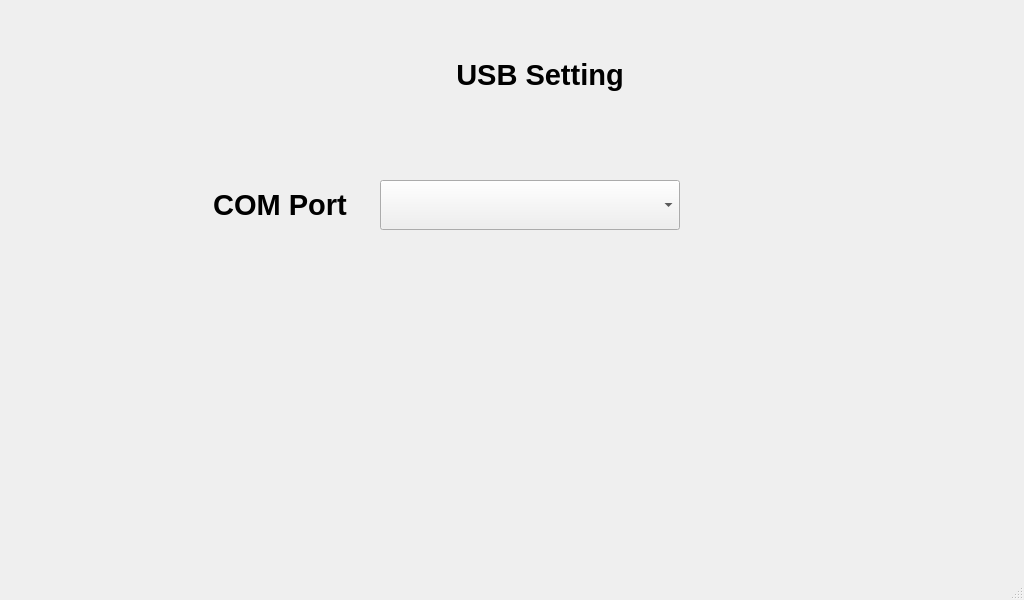
<?xml version="1.0" encoding="UTF-8"?>
<ui version="4.0">
 <class>usbsetting</class>
 <widget class="QMainWindow" name="usbsetting">
  <property name="geometry">
   <rect>
    <x>0</x>
    <y>0</y>
    <width>1024</width>
    <height>600</height>
   </rect>
  </property>
  <property name="windowTitle">
   <string>MainWindow</string>
  </property>
  <widget class="QWidget" name="centralwidget">
   <widget class="QLabel" name="label">
    <property name="geometry">
     <rect>
      <x>0</x>
      <y>0</y>
      <width>1024</width>
      <height>600</height>
     </rect>
    </property>
    <property name="text">
     <string/>
    </property>
    <property name="pixmap">
     <pixmap>pics/Standby.png</pixmap>
    </property>
    <property name="scaledContents">
     <bool>true</bool>
    </property>
   </widget>
   <widget class="QLabel" name="label_2">
    <property name="geometry">
     <rect>
      <x>180</x>
      <y>180</y>
      <width>200</width>
      <height>50</height>
     </rect>
    </property>
    <property name="text">
     <string>&lt;html&gt;&lt;head/&gt;&lt;body&gt;&lt;p align=&quot;center&quot;&gt;&lt;span style=&quot; font-size:22pt; font-weight:600;&quot;&gt;COM Port&lt;/span&gt;&lt;/p&gt;&lt;/body&gt;&lt;/html&gt;</string>
    </property>
    <property name="scaledContents">
     <bool>true</bool>
    </property>
    <property name="wordWrap">
     <bool>false</bool>
    </property>
   </widget>
   <widget class="QPushButton" name="done3">
    <property name="geometry">
     <rect>
      <x>780</x>
      <y>430</y>
      <width>200</width>
      <height>100</height>
     </rect>
    </property>
    <property name="text">
     <string/>
    </property>
    <property name="icon">
     <iconset>
      <normaloff>pics/2234.png</normaloff>pics/2234.png</iconset>
    </property>
    <property name="iconSize">
     <size>
      <width>200</width>
      <height>200</height>
     </size>
    </property>
    <property name="flat">
     <bool>true</bool>
    </property>
   </widget>
   <widget class="QPushButton" name="back">
    <property name="geometry">
     <rect>
      <x>40</x>
      <y>430</y>
      <width>200</width>
      <height>100</height>
     </rect>
    </property>
    <property name="autoFillBackground">
     <bool>false</bool>
    </property>
    <property name="text">
     <string/>
    </property>
    <property name="icon">
     <iconset>
      <normaloff>pics/1 (400 × 400 px).png</normaloff>pics/1 (400 × 400 px).png</iconset>
    </property>
    <property name="iconSize">
     <size>
      <width>200</width>
      <height>200</height>
     </size>
    </property>
    <property name="flat">
     <bool>true</bool>
    </property>
   </widget>
   <widget class="QLabel" name="label_5">
    <property name="geometry">
     <rect>
      <x>440</x>
      <y>50</y>
      <width>200</width>
      <height>50</height>
     </rect>
    </property>
    <property name="text">
     <string>&lt;html&gt;&lt;head/&gt;&lt;body&gt;&lt;p align=&quot;center&quot;&gt;&lt;span style=&quot; font-size:22pt; font-weight:600;&quot;&gt;USB Setting&lt;/span&gt;&lt;/p&gt;&lt;/body&gt;&lt;/html&gt;</string>
    </property>
   </widget>
   <widget class="QTextEdit" name="time">
    <property name="geometry">
     <rect>
      <x>820</x>
      <y>30</y>
      <width>151</width>
      <height>40</height>
     </rect>
    </property>
    <property name="palette">
     <palette>
      <active>
       <colorrole role="Base">
        <brush brushstyle="SolidPattern">
         <color alpha="0">
          <red>255</red>
          <green>255</green>
          <blue>255</blue>
         </color>
        </brush>
       </colorrole>
      </active>
      <inactive>
       <colorrole role="Base">
        <brush brushstyle="SolidPattern">
         <color alpha="0">
          <red>255</red>
          <green>255</green>
          <blue>255</blue>
         </color>
        </brush>
       </colorrole>
      </inactive>
      <disabled>
       <colorrole role="Base">
        <brush brushstyle="SolidPattern">
         <color alpha="255">
          <red>240</red>
          <green>240</green>
          <blue>240</blue>
         </color>
        </brush>
       </colorrole>
      </disabled>
     </palette>
    </property>
    <property name="font">
     <font>
      <pointsize>16</pointsize>
      <weight>75</weight>
      <bold>true</bold>
     </font>
    </property>
    <property name="frameShape">
     <enum>QFrame::NoFrame</enum>
    </property>
    <property name="readOnly">
     <bool>true</bool>
    </property>
   </widget>
   <widget class="QTextEdit" name="date">
    <property name="enabled">
     <bool>true</bool>
    </property>
    <property name="geometry">
     <rect>
      <x>50</x>
      <y>30</y>
      <width>221</width>
      <height>40</height>
     </rect>
    </property>
    <property name="palette">
     <palette>
      <active>
       <colorrole role="Base">
        <brush brushstyle="SolidPattern">
         <color alpha="0">
          <red>255</red>
          <green>255</green>
          <blue>255</blue>
         </color>
        </brush>
       </colorrole>
      </active>
      <inactive>
       <colorrole role="Base">
        <brush brushstyle="SolidPattern">
         <color alpha="0">
          <red>255</red>
          <green>255</green>
          <blue>255</blue>
         </color>
        </brush>
       </colorrole>
      </inactive>
      <disabled>
       <colorrole role="Base">
        <brush brushstyle="SolidPattern">
         <color alpha="255">
          <red>240</red>
          <green>240</green>
          <blue>240</blue>
         </color>
        </brush>
       </colorrole>
      </disabled>
     </palette>
    </property>
    <property name="font">
     <font>
      <pointsize>16</pointsize>
      <weight>75</weight>
      <bold>true</bold>
     </font>
    </property>
    <property name="frameShape">
     <enum>QFrame::NoFrame</enum>
    </property>
    <property name="readOnly">
     <bool>true</bool>
    </property>
   </widget>
   <widget class="QComboBox" name="comport">
    <property name="geometry">
     <rect>
      <x>380</x>
      <y>180</y>
      <width>300</width>
      <height>50</height>
     </rect>
    </property>
    <property name="font">
     <font>
      <pointsize>18</pointsize>
     </font>
    </property>
   </widget>
  </widget>
  <widget class="QMenuBar" name="menubar">
   <property name="geometry">
    <rect>
     <x>0</x>
     <y>0</y>
     <width>1024</width>
     <height>21</height>
    </rect>
   </property>
  </widget>
  <widget class="QStatusBar" name="statusbar"/>
 </widget>
 <resources/>
 <connections/>
</ui>
